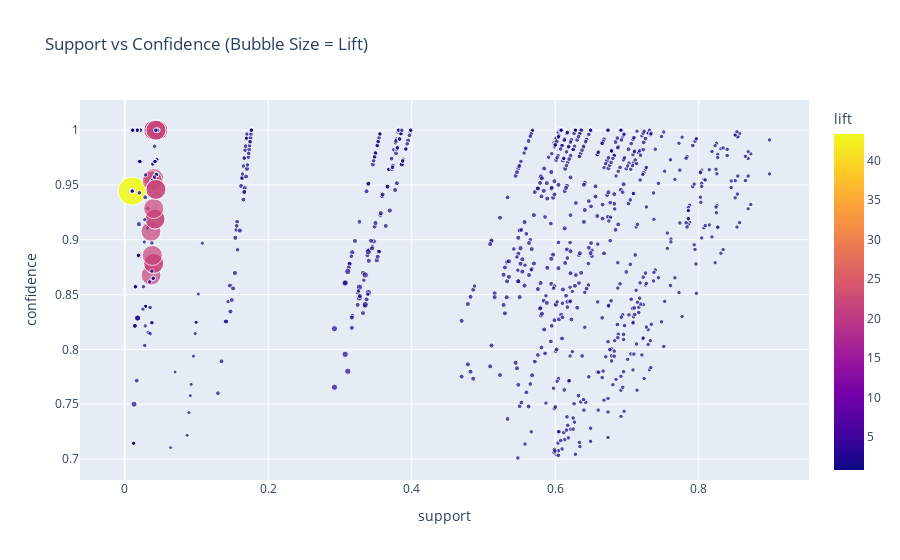

Source (notebook cell):
### Code cell
# doing this because plotly cannot serialize frozensets 
rules["antecedents"] = rules["antecedents"].apply(lambda x: ", ".join(sorted(x)))
rules["consequents"] = rules["consequents"].apply(lambda x: ", ".join(sorted(x)))

fig = px.scatter(rules, 
                 x="support", 
                 y="confidence", 
                 size="lift", 
                 color="lift",
                 hover_data=["antecedents", "consequents"],
                 title="Support vs Confidence (Bubble Size = Lift)")
fig.show()

### Figure 1 — Plotly figure (JSON) as saved in the notebook; plotly's stock layout.template omitted (floating-point values rounded to 4 significant figures; data arrays with more than 128 entries replaced by an {"elided": "..."} marker saying what was removed)
{"data": [{"customdata": {"elided": "965x2 str values"}, "hovertemplate": "support=%{x}<br>confidence=%{y}<br>lift=%{marker.color}<br>antecedents=%{customdata[0]}<br>consequents=%{customdata[1]}<extra></extra>", "legendgroup": "", "marker": {"color": {"elided": "965 float values"}, "coloraxis": "coloraxis", "size": {"elided": "965 float values"}, "sizemode": "area", "sizeref": 0.1085, "symbol": "circle"}, "mode": "markers", "name": "", "orientation": "v", "showlegend": false, "type": "scatter", "x": {"elided": "965 float values"}, "xaxis": "x", "y": {"elided": "965 float values"}, "yaxis": "y"}], "layout": {"coloraxis": {"colorbar": {"title": {"text": "lift"}}, "colorscale": [[0, "#0d0887"], [0.1111, "#46039f"], [0.2222, "#7201a8"], [0.3333, "#9c179e"], [0.4444, "#bd3786"], [0.5556, "#d8576b"], [0.6667, "#ed7953"], [0.7778, "#fb9f3a"], [0.8889, "#fdca26"], [1, "#f0f921"]]}, "legend": {"itemsizing": "constant", "tracegroupgap": 0}, "title": {"text": "Support vs Confidence (Bubble Size = Lift)"}, "xaxis": {"anchor": "y", "domain": [0, 1], "title": {"text": "support"}}, "yaxis": {"anchor": "x", "domain": [0, 1], "title": {"text": "confidence"}}}}
